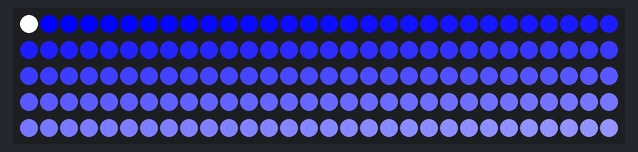
Bench run of a sketch on a simulated Arduino Uno, built with avr-gcc and run on an emulated ATmega328P. Shown: 150 RGB LEDs in strip order, left to right, continuing on the next row.

Above: at 1.0 s.

The sketch:

Gradient_Testing_2.ino
```cpp
#include <Adafruit_NeoPixel.h>
#ifdef __AVR__
  #include <avr/power.h>
#endif

#define PIN 6

Adafruit_NeoPixel strip = Adafruit_NeoPixel(150, PIN, NEO_GRB + NEO_KHZ800);

//uint8_t diff[] = {25, 25, -75};
//uint16_t r = 25, g = 75, b = 50;
//uint8_t elsaTop[]= {25, 75, 50};
//uint8_t elsaBottom[] = {0, 50, 125};
//uint8_t elsaGradient[] = {r, g, b};

uint8_t numPixels = 150;


uint8_t rStart = 255;
uint8_t gStart = 255;
uint8_t bStart = 255;
uint8_t rEnd = 0;
uint8_t gEnd = 100;
uint8_t bEnd = 255;
double rInc = (rStart - rEnd)/numPixels;
double gInc =  (gStart - gEnd)/numPixels;
double bInc =  (bStart - bEnd)/numPixels;


void setup() {
  strip.begin();
//  strip.show(); // Initialize all pixels to 'off'

}

void loop() {

double rCurr = rStart;
double gCurr = gStart;
double bCurr = bStart;

uint16_t i;


for (i=0; i<150; i++) {
  strip.setPixelColor(i, uint8_t(rCurr), uint8_t(gCurr), uint8_t(bCurr));
  rCurr = rCurr + rInc;
  gCurr = gCurr + gInc;
  bCurr = bCurr + bInc;
  strip.show();
}

//  for (int j = 0; j < strip.numPixels(); j = j + (strip.numPixels() / diff[i])) {
//   elsaGradient[1] = elsaGradient[1] + 1;
//   elsaGradient[2] = elsaGradient[2] + 1;
//   elsaGradient[3] = elsaGradient[3] + 1;
//
//   }
//   strip.setPixelColor(strip.numPixels(), elsaGradient[1], elsaGradient[2], elsaGradient[3]);
//  }
    delay(500);

}
```
